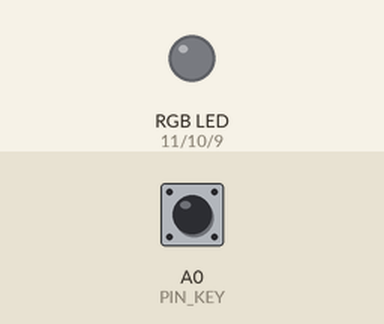
Recording of a sketch running on a simulated Arduino Uno, built with avr-gcc and run on an emulated ATmega328P. Shown: an RGB LED mixed from three pins (HIGH = lit). Dashed ring = blinking. The inputs (shaded band) are chosen by the test bench; at power-on: A0 (PIN_KEY) HIGH.

Above: at 1.2 s.
1.3 s: A0 (PIN_KEY) pulled LOW for 0.15 s
At 1.8 s:
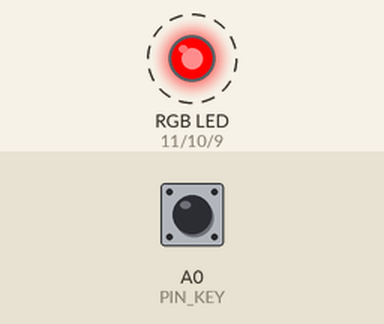
4.4 s: A0 (PIN_KEY) pulled LOW for 1 s
At 5.8 s:
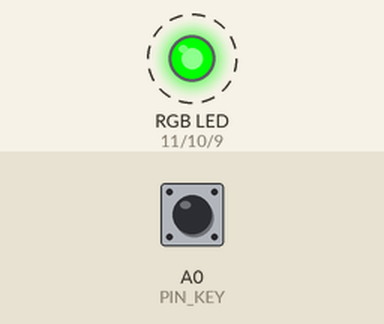
8.4 s: A0 (PIN_KEY) pulled LOW for 0.15 s
At 8.9 s:
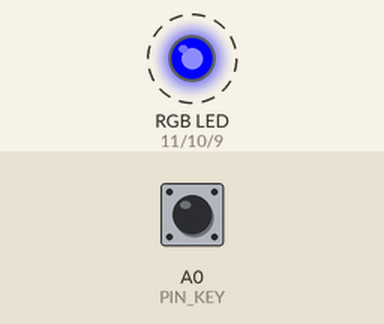
11.5 s: A0 (PIN_KEY) pulled LOW for 3.2 s
At 15.1 s:
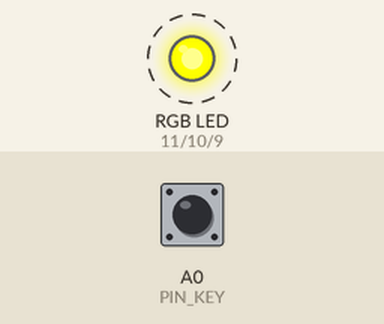
17.7 s: A0 (PIN_KEY) pulled LOW for 0.15 s
At 18.2 s:
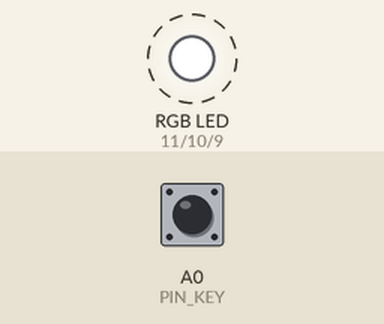
20.8 s: A0 (PIN_KEY) pulled LOW for 1 s
At 22.6 s:
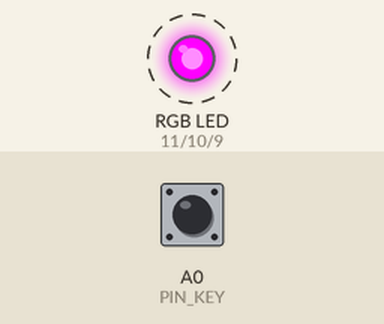
Timing chart, 0 to 25.8 s (numbered marks = the images above; inputs shaded):
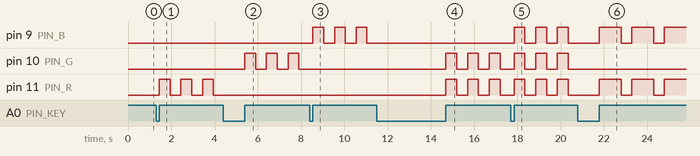

Measured:
- after the input at 1.3 s, pin 11 (PIN_R): alternates HIGH for 0.50 s and LOW for 0.50 s, starting after 0.15 s
- after the input at 4.4 s, pin 10 (PIN_G): alternates HIGH for 0.50 s and LOW for 0.50 s, starting after 1.0 s; pin 11 (PIN_R): stops changing and stays LOW
- after the input at 8.4 s, pin 9 (PIN_B): alternates HIGH for 0.50 s and LOW for 0.50 s, starting after 0.15 s; pin 10 (PIN_G): stops changing and stays LOW
- after the input at 11.5 s, pin 9 (PIN_B): stops changing and stays LOW; pin 10 (PIN_G), pin 11 (PIN_R): alternates HIGH for 0.50 s and LOW for 0.50 s, starting after 3.2 s
- after the input at 17.7 s, pin 9 (PIN_B): alternates HIGH for 0.50 s and LOW for 0.50 s, starting after 0.15 s
- after the input at 20.8 s, pin 9 (PIN_B), pin 11 (PIN_R): alternates HIGH for 1.0 s and LOW for 0.50 s, starting after 1.0 s; pin 10 (PIN_G): stops changing and stays LOW

The sketch:

b.ino
```cpp
int PIN_R = 11;          // 红色LED引脚
int PIN_G = 10;           // 绿色LED引脚
int PIN_B = 9;          // 蓝色LED引脚
int PIN_KEY = A0;         // 按键引脚
int KEY_COUNT = 0;       //选择判断变量
void setup()
{
    pinMode(PIN_R, OUTPUT);
    pinMode(PIN_G, OUTPUT);
    pinMode(PIN_B, OUTPUT);
    pinMode(PIN_KEY,INPUT);
}
void loop(){
  ScanKey();
  if(KEY_COUNT==1){
    color(0, 255, 255);   //红色R
    delay(500);
    color(255, 255, 255); //熄灭
    delay(500);
  }
  if(KEY_COUNT==2){
    color(255,0, 255);     //绿色G
    delay(500);
    color(255, 255, 255);  //熄灭
    delay(500);
  }
  if(KEY_COUNT==3){
   color(255, 255, 0);    //蓝色B
   delay(500);
   color(255, 255, 255);  //熄灭
   delay(500);
  }
  if(KEY_COUNT==4){
    color(0,0,255);        // 黄色 RG
    delay(500);
    color(255, 255, 255);  //熄灭
    delay(500);
  }
  if(KEY_COUNT==5){
    color(0,0,0);     // 白色 RGB
    delay(500);
    color(255, 255, 255);  //熄灭
    delay(500);
  }
  if(KEY_COUNT==6){
    color(0,255,0);       // 紫色 RB
    delay(1000);
    color(255, 255, 255); //熄灭
    delay(500);
  }
  if(KEY_COUNT==7){
    color(255,0,0);     // 青色 GB
    delay(500);
    color(255, 255, 255);   //熄灭
    delay(500);
  }
  if(KEY_COUNT==8){
    color(255, 255, 255);  // 关闭三基色LED
  }
  if(KEY_COUNT > 7)
  {
   KEY_COUNT = 0;
  }
}
void ScanKey(){
  if(digitalRead(PIN_KEY)==LOW){
    delay(20);
    if(digitalRead(PIN_KEY)==LOW){
      KEY_COUNT++;
      while(digitalRead(PIN_KEY)==LOW);
      }
   }
}
void color (unsigned char red, unsigned char green, unsigned char blue){     //颜色控制函数
  analogWrite(PIN_R, 255-red);
  analogWrite(PIN_G, 255-green);
  analogWrite(PIN_B, 255-blue);
}
```
